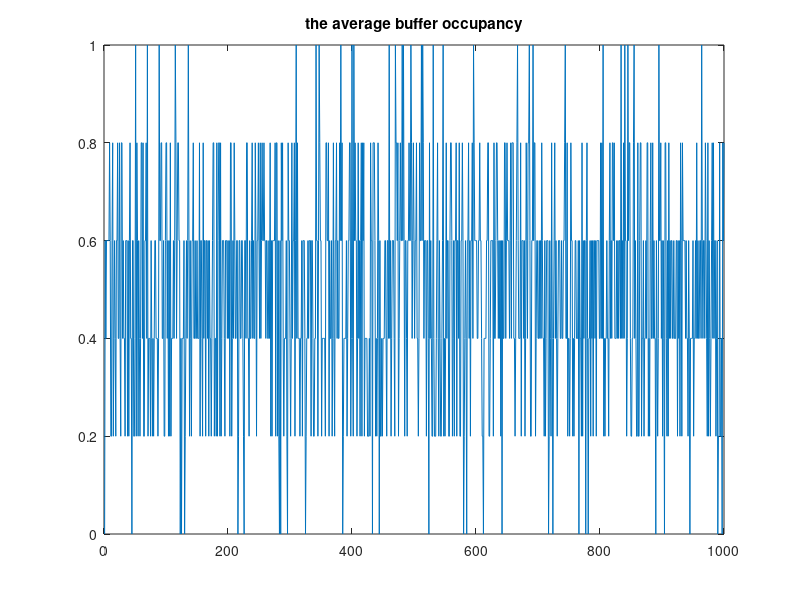
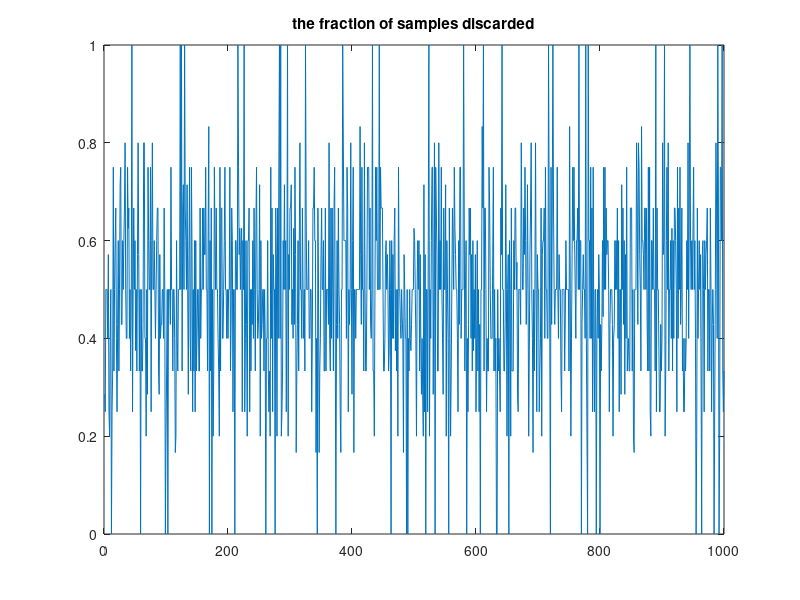

These charts were generated, in order, by the following MATLAB code:
 % 511 project 5 part b 
 %for k=10, M=10
 clear all;close all;clc;
 counter = zeros(1,1000);
 M = 10;
 P = 0.5;
 k_buffer = zeros(1,5); % here is to set up the K=5 value for the buffer
 fraction_discard = zeros(1,1000);
 fraction_replacement = zeros(1,1000);
 discard = zeros(1,1000);
 fraction_buffer = zeros(1,1000);
 replacement = zeros(1,1000);
 position = zeros;
 docu = zeros(1000,10);
 label = zeros(1,1000);
 for i=1:1000
     discard(i) = 0;
     label(i) = length(nonzeros(k_buffer));
     for m=1:10
         if rand()< P
             docu(i,m)=1;
            counter(i) = counter(i)+1;%used to count how many packets come to the cp every slot
             if ismember(m,k_buffer)==1  %decide whether some new packets can replace old ones
                 replacement(i)=replacement(i)+1;
             else
                 position = find(k_buffer == 0);
                 if isempty(position)==1
                     discard(i)=discard(i)+1;
                 else
                     k_buffer(position(1))=m;
                 end;
             end;
         end;
     end;
     if counter(i)~=0
         fraction_discard(i)= discard(i)/counter(i);
     else
         fraction_discard(i)=0;
     end;
     if label(i)~=0
         fraction_replacement(i) = replacement(i)/label(i);
     else
         fraction_replacement(i)=0;
     end;
 end;
 avg_replacement = mean(fraction_replacement)
 avg_fracofdiscard = mean(fraction_discard)
 figure(1)
 plot(fraction_replacement)
 title('the average buffer occupancy')
 figure(2)
 plot(fraction_discard)
 title('the fraction of samples discarded');